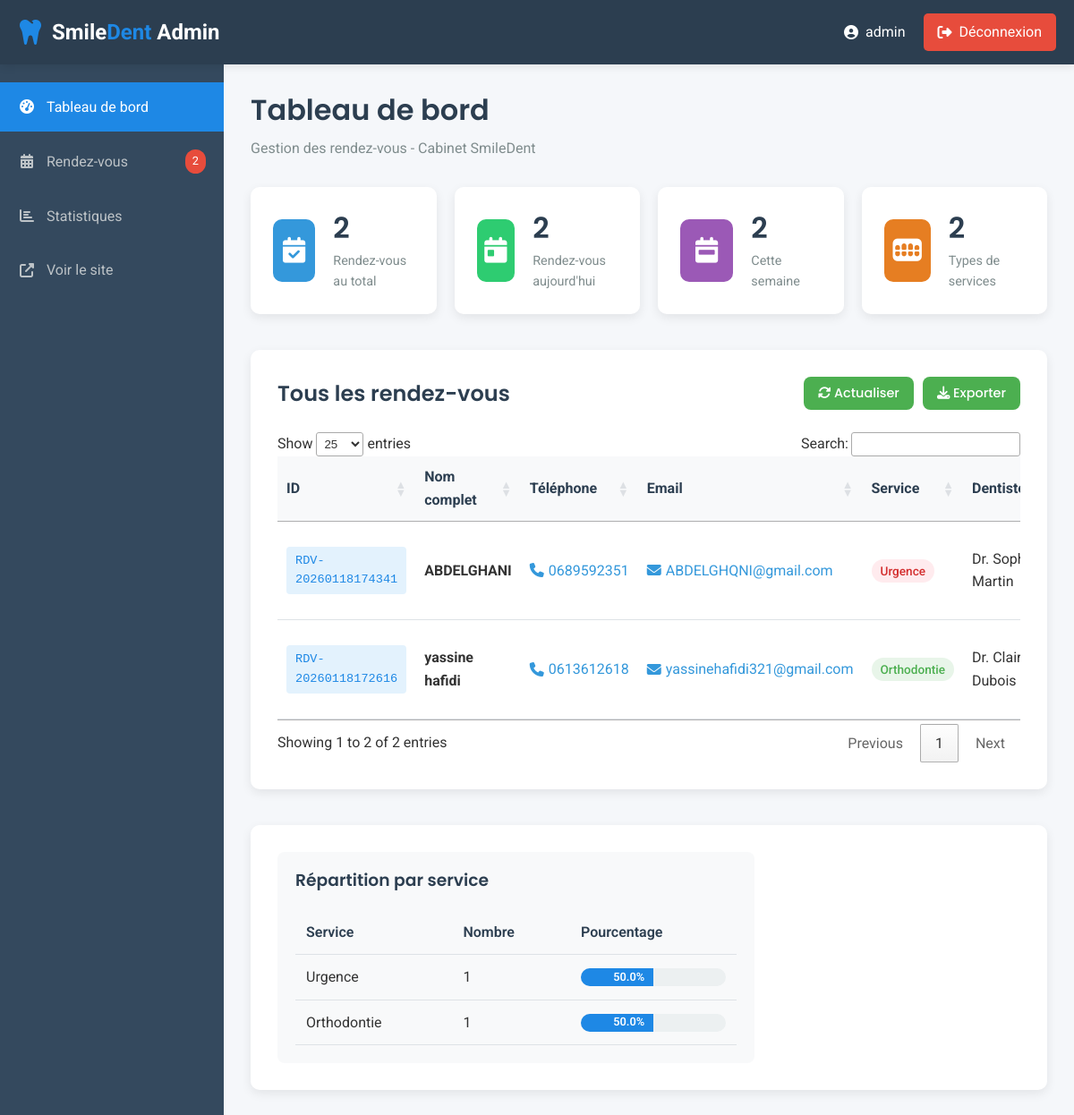
The page /admin (signed in) on the database its author committed.
### tables this page shows
CREATE TABLE appointments (
            id TEXT PRIMARY KEY,
            full_name TEXT NOT NULL,
            phone TEXT NOT NULL,
            email TEXT NOT NULL,
            service TEXT NOT NULL,
            dentist TEXT,
            date TEXT NOT NULL,
            time TEXT NOT NULL,
            submitted_at TEXT NOT NULL,
            notes TEXT
        );

### app.py (the view)
@app.route('/admin')
@login_required
def admin_dashboard():
    appointments = load_appointments()
    today_str = datetime.now().strftime("%Y-%m-%d")
    stats = {
        'total': len(appointments),
        'today': len([a for a in appointments if a.get('date') == today_str]),
        'this_week': len([a for a in appointments if is_date_in_current_week(a.get('date', ''))]),
        'by_service': count_by_service(appointments)
    }
    return render_template('admin_dashboard.html',
                         appointments=appointments,
                         stats=stats,
                         now=datetime.now())

### app.py (called while the page is built)
def get_db_connection():
    conn = sqlite3.connect(DATABASE)
    conn.row_factory = sqlite3.Row  # للحصول على نتائج على شكل قاموس
    return conn

def load_appointments():
    conn = get_db_connection()
    appointments = conn.execute('SELECT * FROM appointments ORDER BY date DESC, time DESC').fetchall()
    conn.close()
    result = []
    for appointment in appointments:
        result.append(dict(appointment))
    return result

def is_date_in_current_week(date_str):
    try:
        if not date_str:
            return False
        date_obj = datetime.strptime(date_str, "%Y-%m-%d")
        today = datetime.now()
        start_of_week = today - timedelta(days=today.weekday())
        end_of_week = start_of_week + timedelta(days=6)
        return start_of_week.date() <= date_obj.date() <= end_of_week.date()
    except ValueError:
        return False

def count_by_service(appointments):
    service_count = {}
    for appointment in appointments:
        service = appointment.get('service', 'Non spécifié')
        service_count[service] = service_count.get(service, 0) + 1
    return service_count

def login_required(f):
    @wraps(f)
    def decorated_function(*args, **kwargs):
        if 'logged_in' not in session:
            flash('Veuillez vous connecter pour accéder à cette page.', 'error')
            return redirect(url_for('admin_login'))
        return f(*args, **kwargs)
    return decorated_function

### templates/admin_dashboard.html (shortened to what this page needs)
<!DOCTYPE html>
<html lang="fr">
<head>
    <link rel="stylesheet" href="{{ url_for('static', filename='css/style.css') }}">
    <link rel="stylesheet" href="{{ url_for('static', filename='css/admin.css') }}">
    <link rel="stylesheet" href="https://cdnjs.cloudflare.com/ajax/libs/font-awesome/6.4.0/css/all.min.css">
    <link rel="stylesheet" href="https://cdn.datatables.net/1.13.6/css/jquery.dataTables.min.css">
</head>
<body class="admin-dashboard">
    <header class="admin-header">
        <div class="container">
            <div class="admin-navbar">
                <div class="admin-brand">
                    <a href="{{ url_for('admin_dashboard') }}" class="logo">
                        <i class="fas fa-tooth"></i>
                        <span>Smile<span class="logo-highlight">Dent</span> Admin</span>
                    </a>
                </div>
                <div class="admin-user">
                    <span class="user-info">
                        <i class="fas fa-user-circle"></i>
                        {{ session.get('username', 'Admin') }}
                    </span>
                    <a href="{{ url_for('admin_logout') }}" class="btn-logout">
                        <i class="fas fa-sign-out-alt"></i> Déconnexion
                    </a>
                </div>
            </div>
        </div>
    </header>
    <div class="admin-container">
        <aside class="admin-sidebar">
            <nav class="sidebar-nav">
                <ul>
                    <li class="active">
                        <a href="{{ url_for('admin_dashboard') }}">
                            <i class="fas fa-tachometer-alt"></i>
                            <span>Tableau de bord</span>
                        </a>
                    </li>
                    <li>
                        <a href="#appointments">
                            <i class="fas fa-calendar-alt"></i>
                            <span>Rendez-vous</span>
                            <span class="badge">{{ stats.total }}</span>
                        </a>
                    </li>
                    <li>
                        <a href="#stats">
                            <i class="fas fa-chart-bar"></i>
                            <span>Statistiques</span>
                        </a>
                    </li>
                    <li>
                        <a href="{{ url_for('index') }}" target="_blank">
                            <i class="fas fa-external-link-alt"></i>
                            <span>Voir le site</span>
                        </a>
                    </li>
                </ul>
            </nav>
        </aside>
        <main class="admin-content">
            <div class="container-fluid">
                <div class="stats-section">
                    <h1 class="page-title">Tableau de bord</h1>
                    <p class="page-subtitle">Gestion des rendez-vous - Cabinet SmileDent</p>
                    <div class="stats-grid">
                        <div class="stat-card">
                            <div class="stat-icon total">
                                <i class="fas fa-calendar-check"></i>
                            </div>
                            <div class="stat-info">
                                <h3>{{ stats.total }}</h3>
                                <p>Rendez-vous au total</p>
                            </div>
                        </div>
                        <div class="stat-card">
                            <div class="stat-icon today">
                                <i class="fas fa-calendar-day"></i>
                            </div>
                            <div class="stat-info">
                                <h3>{{ stats.today }}</h3>
                                <p>Rendez-vous aujourd'hui</p>
                            </div>
                        </div>
                        <div class="stat-card">
                            <div class="stat-icon week">
                                <i class="fas fa-calendar-week"></i>
                            </div>
                            <div class="stat-info">
                                <h3>{{ stats.this_week }}</h3>
                                <p>Cette semaine</p>
                            </div>
                        </div>
                        <div class="stat-card">
                            <div class="stat-icon services">
                                <i class="fas fa-teeth"></i>
                            </div>
                            <div class="stat-info">
                                <h3>{{ stats.by_service|length }}</h3>
                                <p>Types de services</p>
                            </div>
                        </div>
                    </div>
                </div>
                <div class="appointments-section" id="appointments">
                    <div class="section-header">
                        <h2>Tous les rendez-vous</h2>
                        <div class="section-actions">
                            <button id="refreshBtn" class="btn btn-secondary btn-sm">
                                <i class="fas fa-sync-alt"></i> Actualiser
                            </button>
                            <button id="exportBtn" class="btn btn-secondary btn-sm">
                                <i class="fas fa-download"></i> Exporter
                            </button>
                        </div>
                    </div>
                    <div class="table-container">
                        <table id="appointmentsTable" class="appointments-table">
                            <thead>
                                <tr>
                                    <th>ID</th>
                                    <th>Nom complet</th>
                                    <th>Téléphone</th>
                                    <th>Email</th>
                                    <th>Service</th>
                                    <th>Dentiste</th>
                                </tr>
                            </thead>
                            <tbody>
                                {% for appointment in appointments %}
                                <tr>
                                    <td class="id-cell">
                                        <span class="appointment-id">RDV-{{ appointment.id }}</span>
                                    </td>
                                    <td class="name-cell">
                                        <strong>{{ appointment.full_name }}</strong>
                                    </td>
                                    <td class="phone-cell">
                                        <a href="tel:{{ appointment.phone }}">
                                            <i class="fas fa-phone"></i> {{ appointment.phone }}
                                        </a>
                                    </td>
                                    <td class="email-cell">
                                        <a href="mailto:{{ appointment.email }}">
                                            <i class="fas fa-envelope"></i> {{ appointment.email }}
                                        </a>
                                    </td>
                                    <td class="service-cell">
                                        {% if appointment.service == 'consultation' %}
                                            <span class="service-badge">Consultation</span>
                                        {% elif appointment.service == 'detartrage' %}
                                            <span class="service-badge">Détartrage</span>
                                        {% elif appointment.service == 'blanchiment' %}
                                            <span class="service-badge">Blanchiment</span>
                                        {% elif appointment.service == 'soins' %}
                                            <span class="service-badge">Soins dentaires</span>
                                        {% elif appointment.service == 'urgence' %}
                                            <span class="service-badge urgent">Urgence</span>
                                        {% elif appointment.service == 'orthodontie' %}
                                            <span class="service-badge">Orthodontie</span>
                                        {% else %}
                                            <span class="service-badge">{{ appointment.service }}</span>
                                        {% endif %}
                                    </td>
                                    <td class="dentist-cell">
                                        {% if appointment.dentist %}
                                            {% if appointment.dentist == 'dr-martin' %}
                                                Dr. Sophie Martin
                                            {% elif appointment.dentist == 'dr-lambert' %}
                                                Dr. Thomas Lambert
                                            {% elif appointment.dentist == 'dr-dubois' %}
                                                Dr. Claire Dubois
                                            {% elif appointment.dentist == 'dr-moreau' %}
                                                Dr. Julien Moreau
                                            {% else %}
                                                {{ appointment.dentist }}
                                            {% endif %}
                                        {% else %}
                                            <span class="text-muted">Non spécifié</span>
                                        {% endif %}
                                    </td>
                                </tr>
                                {% endfor %}
                            </tbody>
                        </table>
                    </div>
                </div>
                <div class="detailed-stats" id="stats">
                    <div class="stats-row">
                        <div class="chart-card">
                            <h3>Répartition par service</h3>
                            <div class="chart-container">
                                <table class="services-table">
                                    <thead>
                                        <tr>
                                            <th>Service</th>
                                            <th>Nombre</th>
                                            <th>Pourcentage</th>
                                        </tr>
                                    </thead>
                                    <tbody>
                                        {% for service, count in stats.by_service.items() %}
                                        <tr>
                                            <td>{{ service_name }}</td>
                                            <td>{{ count }}</td>
                                            <td>
                                                <div class="percentage-bar">
                                                    <div class="bar-fill" style="width: {{ (count / stats.total * 100) if stats.total > 0 else 0 }}%">
                                                        <span>{{ "%.1f"|format(count / stats.total * 100) if stats.total > 0 else 0 }}%</span>
                                                    </div>
                                                </div>
                                            </td>
                                        </tr>
                                        {% endfor %}
                                    </tbody>
                                </table>
                            </div>
                        </div>
                        </div>
                    </div>
                </div>
            </div>
</body>
</html>

### static/css/style.css (style rules this page uses)
* { margin: 0; padding: 0; box-sizing: border-box; }
:root { --primary-color: #1e88e5; --secondary-color: #4caf50; --light-color: #f8f9fa; --dark-color: #333; --gray-color: #6c757d; --light-blue: #e3f2fd; --light-green: #e8f5e9; --shadow: 0 4px 12px rgba(0, 0, 0, 0.08); --border-radius: 8px; }
body { font-family: 'Roboto', sans-serif; line-height: 1.6; color: var(--dark-color); background-color: #fff; }
h1, h2, h3, h4 { font-family: 'Poppins', sans-serif; font-weight: 600; line-height: 1.3; }
.container { width: 100%; max-width: 1200px; margin: 0 auto; padding: 0 20px; }
.btn { display: inline-block; padding: 12px 28px; border-radius: var(--border-radius); text-decoration: none; font-weight: 500; font-family: 'Poppins', sans-serif; transition: all 0.3s ease; cursor: pointer; border: none; font-size: 1rem; }
.btn-secondary { background-color: var(--secondary-color); color: white; }
.logo { display: flex; align-items: center; text-decoration: none; color: var(--dark-color); font-size: 1.8rem; font-weight: 700; }
.logo i { color: var(--primary-color); margin-right: 10px; font-size: 2rem; }
.logo-highlight { color: var(--primary-color); }
.appointment-id { display: inline-block; background-color: var(--light-blue); color: var(--primary-color); padding: 10px 20px; border-radius: var(--border-radius); font-weight: 500; margin: 20px 0; }

### rows shown on the page
appointments: id "20260118174341", full_name "ABDELGHANI", phone "0689592351", email "ABDELGHQNI@gmail.com", shows "Urgence", dentist "Dr.", service "Urgence", count "1", total "50.0"
appointments: id "20260118172616", full_name "yassine hafidi", phone "0613612618", email "yassinehafidi321@gmail.com", shows "Orthodontie", dentist "Dr.", service "Orthodontie", count "1", total "50.0"

### other values the page prints
{{ session.get('username', 'Admin') }} "admin"
{{ stats.total }} "2"
{{ stats.today }} "2"
{{ stats.this_week }} "2"
{{ stats.by_service|length }} "2"
